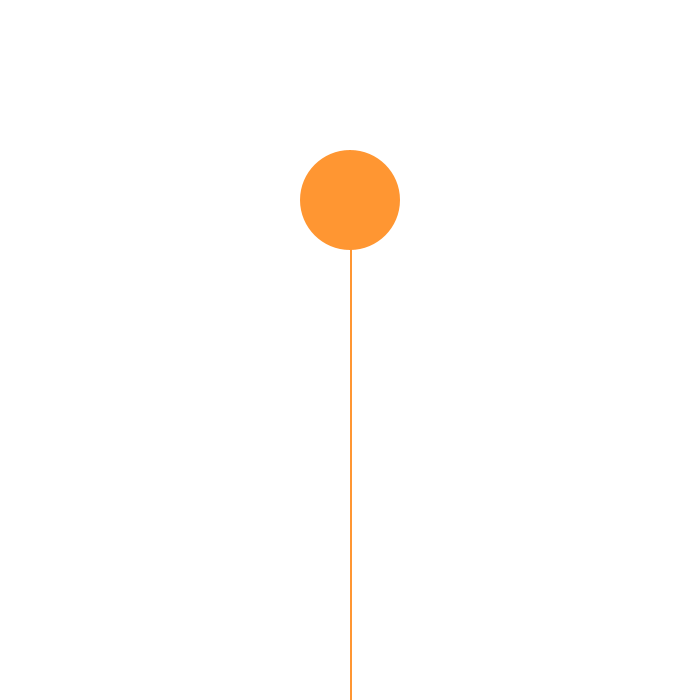
Frame 1 (no input)
Frame 60 (the mouse pressed at the canvas centre just before this capture): identical to frame 1, image omitted
Frame 120 (the mouse held since frame 60 and released just before this capture): identical to frame 1, image omitted

The Processing sketch that drew this single still picture (run headless with seeded random() and noise(); from frame 60 on, the mouse is pressed at the canvas centre):

// Processing sketch: Class
// ── Class.pde
Flower flower;
void setup(){
  size(700,700);
  noStroke();
  flower=new Flower(200,350);
}

void draw(){
  background(255);
  flower.grow();
  println(flower.fSize);
  flower.display(color(255,150,50),100);
}

// ── Flower.pde
class Flower{
  float fHeight;
  float fSize;
  color fColor;
  int x;
  Flower(float _fHeight, int _x){
    x=_x;
    fHeight=_fHeight;
  }
  void display(color _fColor,float _fSize){
    fSize=_fSize;
    fColor=_fColor;
    fill(fColor);
    ellipse(x, fHeight,fSize,fSize);
    rect(x, fHeight,2,500);
  }
  void grow(){
    fSize+=5;
  }
  
}
